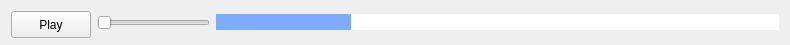
<?xml version="1.0" encoding="UTF-8"?>
<ui version="4.0">
 <class>Form</class>
 <widget class="QWidget" name="Form">
  <property name="geometry">
   <rect>
    <x>0</x>
    <y>0</y>
    <width>790</width>
    <height>45</height>
   </rect>
  </property>
  <property name="minimumSize">
   <size>
    <width>790</width>
    <height>45</height>
   </size>
  </property>
  <property name="windowTitle">
   <string>Form</string>
  </property>
  <layout class="QHBoxLayout" name="horizontalLayout" stretch="1,16,80">
   <item alignment="Qt::AlignRight">
    <widget class="QPushButton" name="playStopButton">
     <property name="enabled">
      <bool>true</bool>
     </property>
     <property name="minimumSize">
      <size>
       <width>0</width>
       <height>27</height>
      </size>
     </property>
     <property name="text">
      <string>Play</string>
     </property>
    </widget>
   </item>
   <item>
    <widget class="QSlider" name="horizontalSlider">
     <property name="orientation">
      <enum>Qt::Horizontal</enum>
     </property>
    </widget>
   </item>
   <item>
    <widget class="QProgressBar" name="progressBar">
     <property name="styleSheet">
      <string notr="true">QProgressBar {
	border: none;
	height: 2px;
}

QProgressBar::chunk {
	background-color: rgb(125, 172, 255);
	width: 1px;
}</string>
     </property>
     <property name="value">
      <number>24</number>
     </property>
     <property name="alignment">
      <set>Qt::AlignJustify|Qt::AlignTop</set>
     </property>
     <property name="format">
      <string/>
     </property>
    </widget>
   </item>
  </layout>
 </widget>
 <resources/>
 <connections/>
</ui>
